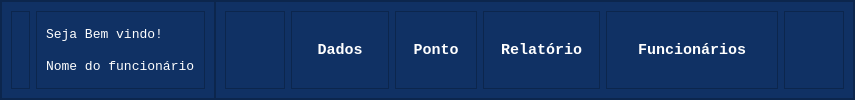
     <widget class="QFrame" name="frame_top_menu">
      <property name="maximumSize">
       <size>
        <width>16777215</width>
        <height>16777215</height>
       </size>
      </property>
      <property name="styleSheet">
       <string notr="true">background-color: rgb(16, 49, 100);</string>
      </property>
      <property name="frameShape">
       <enum>QFrame::StyledPanel</enum>
      </property>
      <property name="frameShadow">
       <enum>QFrame::Raised</enum>
      </property>
      <layout class="QHBoxLayout" name="horizontalLayout">
       <property name="spacing">
        <number>0</number>
       </property>
       <property name="leftMargin">
        <number>0</number>
       </property>
       <property name="topMargin">
        <number>0</number>
       </property>
       <property name="rightMargin">
        <number>0</number>
       </property>
       <property name="bottomMargin">
        <number>0</number>
       </property>
       <item>
        <widget class="QFrame" name="frame_11">
         <property name="frameShape">
          <enum>QFrame::StyledPanel</enum>
         </property>
         <property name="frameShadow">
          <enum>QFrame::Raised</enum>
         </property>
         <layout class="QHBoxLayout" name="horizontalLayout_2">
          <item>
           <widget class="QFrame" name="frame">
            <property name="frameShape">
             <enum>QFrame::StyledPanel</enum>
            </property>
            <property name="frameShadow">
             <enum>QFrame::Raised</enum>
            </property>
            <layout class="QVBoxLayout" name="verticalLayout_3">
             <property name="leftMargin">
              <number>5</number>
             </property>
             <property name="topMargin">
              <number>5</number>
             </property>
             <property name="rightMargin">
              <number>5</number>
             </property>
             <property name="bottomMargin">
              <number>5</number>
             </property>
             <item>
              <widget class="QLabel" name="label_4">
               <property name="maximumSize">
                <size>
                 <width>50</width>
                 <height>50</height>
                </size>
               </property>
               <property name="layoutDirection">
                <enum>Qt::LeftToRight</enum>
               </property>
               <property name="text">
                <string/>
               </property>
               <property name="pixmap">
                <pixmap resource="icons.qrc">:/icons/telas e icons/icons/Bianca/Icones e Imagens/IconeFotoNavBar.svg</pixmap>
               </property>
               <property name="scaledContents">
                <bool>true</bool>
               </property>
               <property name="alignment">
                <set>Qt::AlignCenter</set>
               </property>
               <property name="wordWrap">
                <bool>false</bool>
               </property>
              </widget>
             </item>
            </layout>
           </widget>
          </item>
          <item>
           <widget class="QFrame" name="frame_19">
            <property name="styleSheet">
             <string notr="true">color: rgb(255, 255, 255);</string>
            </property>
            <property name="frameShape">
             <enum>QFrame::StyledPanel</enum>
            </property>
            <property name="frameShadow">
             <enum>QFrame::Raised</enum>
            </property>
            <layout class="QVBoxLayout" name="verticalLayout_2">
             <item>
              <widget class="QLabel" name="label_5">
               <property name="font">
                <font>
                 <family>Lucida Console</family>
                 <pointsize>10</pointsize>
                </font>
               </property>
               <property name="styleSheet">
                <string notr="true">color: rgb(255, 255, 255);</string>
               </property>
               <property name="text">
                <string>Seja Bem vindo!</string>
               </property>
              </widget>
             </item>
             <item>
              <widget class="QLabel" name="label_6">
               <property name="font">
                <font>
                 <family>Lucida Console</family>
                 <pointsize>10</pointsize>
                </font>
               </property>
               <property name="text">
                <string>Nome do funcionário</string>
               </property>
              </widget>
             </item>
            </layout>
           </widget>
          </item>
         </layout>
        </widget>
       </item>
       <item>
        <widget class="QFrame" name="frame_10">
         <property name="sizePolicy">
          <sizepolicy hsizetype="Expanding" vsizetype="Preferred">
           <horstretch>0</horstretch>
           <verstretch>0</verstretch>
          </sizepolicy>
         </property>
         <property name="maximumSize">
          <size>
           <width>1028</width>
           <height>16777215</height>
          </size>
         </property>
         <property name="frameShape">
          <enum>QFrame::StyledPanel</enum>
         </property>
         <property name="frameShadow">
          <enum>QFrame::Raised</enum>
         </property>
         <layout class="QHBoxLayout" name="horizontalLayout_3">
          <item>
           <widget class="QFrame" name="frame_18">
            <property name="frameShape">
             <enum>QFrame::StyledPanel</enum>
            </property>
            <property name="frameShadow">
             <enum>QFrame::Raised</enum>
            </property>
            <layout class="QVBoxLayout" name="verticalLayout_8">
             <item>
              <widget class="QPushButton" name="home_btn">
               <property name="cursor">
                <cursorShape>PointingHandCursor</cursorShape>
               </property>
               <property name="styleSheet">
                <string notr="true">color: rgb(255, 255, 255);</string>
               </property>
               <property name="text">
                <string/>
               </property>
               <property name="icon">
                <iconset resource="icons.qrc">
                 <normaloff>:/icons/telas e icons/icons/Bianca/Icones e Imagens/IconeHome.svg</normaloff>:/icons/telas e icons/icons/Bianca/Icones e Imagens/IconeHome.svg</iconset>
               </property>
               <property name="iconSize">
                <size>
                 <width>50</width>
                 <height>50</height>
                </size>
               </property>
               <property name="flat">
                <bool>true</bool>
               </property>
              </widget>
             </item>
            </layout>
           </widget>
          </item>
          <item alignment="Qt::AlignHCenter">
           <widget class="QFrame" name="frame_16">
            <property name="minimumSize">
             <size>
              <width>96</width>
              <height>28</height>
             </size>
            </property>
            <property name="maximumSize">
             <size>
              <width>120</width>
              <height>16777215</height>
             </size>
            </property>
            <property name="frameShape">
             <enum>QFrame::StyledPanel</enum>
            </property>
            <property name="frameShadow">
             <enum>QFrame::Raised</enum>
            </property>
            <layout class="QVBoxLayout" name="verticalLayout_7">
             <property name="leftMargin">
              <number>0</number>
             </property>
             <property name="topMargin">
              <number>0</number>
             </property>
             <property name="rightMargin">
              <number>0</number>
             </property>
             <property name="bottomMargin">
              <number>0</number>
             </property>
             <item alignment="Qt::AlignHCenter">
              <widget class="QPushButton" name="meus_dados1_btn">
               <property name="minimumSize">
                <size>
                 <width>96</width>
                 <height>28</height>
                </size>
               </property>
               <property name="font">
                <font>
                 <family>Lucida Console</family>
                 <pointsize>11</pointsize>
                 <weight>75</weight>
                 <bold>true</bold>
                 <underline>false</underline>
                 <strikeout>false</strikeout>
                </font>
               </property>
               <property name="cursor">
                <cursorShape>PointingHandCursor</cursorShape>
               </property>
               <property name="styleSheet">
                <string notr="true">color: rgb(255, 255, 255);</string>
               </property>
               <property name="text">
                <string>Dados</string>
               </property>
               <property name="flat">
                <bool>true</bool>
               </property>
              </widget>
             </item>
            </layout>
           </widget>
          </item>
          <item>
           <widget class="QFrame" name="frame_14">
            <property name="frameShape">
             <enum>QFrame::StyledPanel</enum>
            </property>
            <property name="frameShadow">
             <enum>QFrame::Raised</enum>
            </property>
            <layout class="QVBoxLayout" name="verticalLayout_6">
             <property name="spacing">
              <number>6</number>
             </property>
             <property name="leftMargin">
              <number>0</number>
             </property>
             <property name="topMargin">
              <number>0</number>
             </property>
             <property name="rightMargin">
              <number>0</number>
             </property>
             <property name="bottomMargin">
              <number>0</number>
             </property>
             <item>
              <widget class="QPushButton" name="marcaponto_btn1">
               <property name="font">
                <font>
                 <family>Lucida Console</family>
                 <pointsize>11</pointsize>
                 <weight>75</weight>
                 <bold>true</bold>
                </font>
               </property>
               <property name="cursor">
                <cursorShape>PointingHandCursor</cursorShape>
               </property>
               <property name="styleSheet">
                <string notr="true">color: rgb(255, 255, 255);</string>
               </property>
               <property name="text">
                <string>Ponto</string>
               </property>
               <property name="flat">
                <bool>true</bool>
               </property>
              </widget>
             </item>
            </layout>
           </widget>
          </item>
          <item>
           <widget class="QFrame" name="frame_13">
            <property name="frameShape">
             <enum>QFrame::StyledPanel</enum>
            </property>
            <property name="frameShadow">
             <enum>QFrame::Raised</enum>
            </property>
            <layout class="QVBoxLayout" name="verticalLayout_5">
             <property name="spacing">
              <number>6</number>
             </property>
             <property name="leftMargin">
              <number>0</number>
             </property>
             <property name="topMargin">
              <number>0</number>
             </property>
             <property name="rightMargin">
              <number>0</number>
             </property>
             <property name="bottomMargin">
              <number>0</number>
             </property>
             <item>
              <widget class="QPushButton" name="relatorio_btn1">
               <property name="minimumSize">
                <size>
                 <width>115</width>
                 <height>28</height>
                </size>
               </property>
               <property name="maximumSize">
                <size>
                 <width>110</width>
                 <height>28</height>
                </size>
               </property>
               <property name="font">
                <font>
                 <family>Lucida Console</family>
                 <pointsize>11</pointsize>
                 <weight>75</weight>
                 <bold>true</bold>
                </font>
               </property>
               <property name="cursor">
                <cursorShape>PointingHandCursor</cursorShape>
               </property>
               <property name="styleSheet">
                <string notr="true">color: rgb(255, 255, 255);</string>
               </property>
               <property name="text">
                <string>Relatório</string>
               </property>
               <property name="flat">
                <bool>true</bool>
               </property>
              </widget>
             </item>
            </layout>
           </widget>
          </item>
          <item>
           <widget class="QFrame" name="frame_39">
            <property name="frameShape">
             <enum>QFrame::StyledPanel</enum>
            </property>
            <property name="frameShadow">
             <enum>QFrame::Raised</enum>
            </property>
            <layout class="QVBoxLayout" name="verticalLayout">
             <property name="leftMargin">
              <number>0</number>
             </property>
             <property name="topMargin">
              <number>0</number>
             </property>
             <property name="rightMargin">
              <number>0</number>
             </property>
             <property name="bottomMargin">
              <number>0</number>
             </property>
             <item alignment="Qt::AlignLeft">
              <widget class="QPushButton" name="funcionarios_btn">
               <property name="minimumSize">
                <size>
                 <width>170</width>
                 <height>28</height>
                </size>
               </property>
               <property name="maximumSize">
                <size>
                 <width>170</width>
                 <height>28</height>
                </size>
               </property>
               <property name="font">
                <font>
                 <family>Lucida Console</family>
                 <pointsize>11</pointsize>
                 <weight>75</weight>
                 <bold>true</bold>
                </font>
               </property>
               <property name="cursor">
                <cursorShape>PointingHandCursor</cursorShape>
               </property>
               <property name="styleSheet">
                <string notr="true">color: rgb(255, 255, 255);
border: none;</string>
               </property>
               <property name="text">
                <string>Funcionários</string>
               </property>
              </widget>
             </item>
            </layout>
           </widget>
          </item>
          <item>
           <widget class="QFrame" name="frame_12">
            <property name="frameShape">
             <enum>QFrame::StyledPanel</enum>
            </property>
            <property name="frameShadow">
             <enum>QFrame::Raised</enum>
            </property>
            <layout class="QVBoxLayout" name="verticalLayout_4">
             <item>
              <widget class="QPushButton" name="sair_btn">
               <property name="cursor">
                <cursorShape>PointingHandCursor</cursorShape>
               </property>
               <property name="styleSheet">
                <string notr="true">color: rgb(255, 255, 255);</string>
               </property>
               <property name="text">
                <string/>
               </property>
               <property name="icon">
                <iconset resource="icons.qrc">
                 <normaloff>:/icons/telas e icons/icons/Bianca/Icones e Imagens/IconeSair.svg</normaloff>:/icons/telas e icons/icons/Bianca/Icones e Imagens/IconeSair.svg</iconset>
               </property>
               <property name="iconSize">
                <size>
                 <width>50</width>
                 <height>50</height>
                </size>
               </property>
               <property name="flat">
                <bool>true</bool>
               </property>
              </widget>
             </item>
            </layout>
           </widget>
          </item>
         </layout>
        </widget>
       </item>
      </layout>
     </widget>
